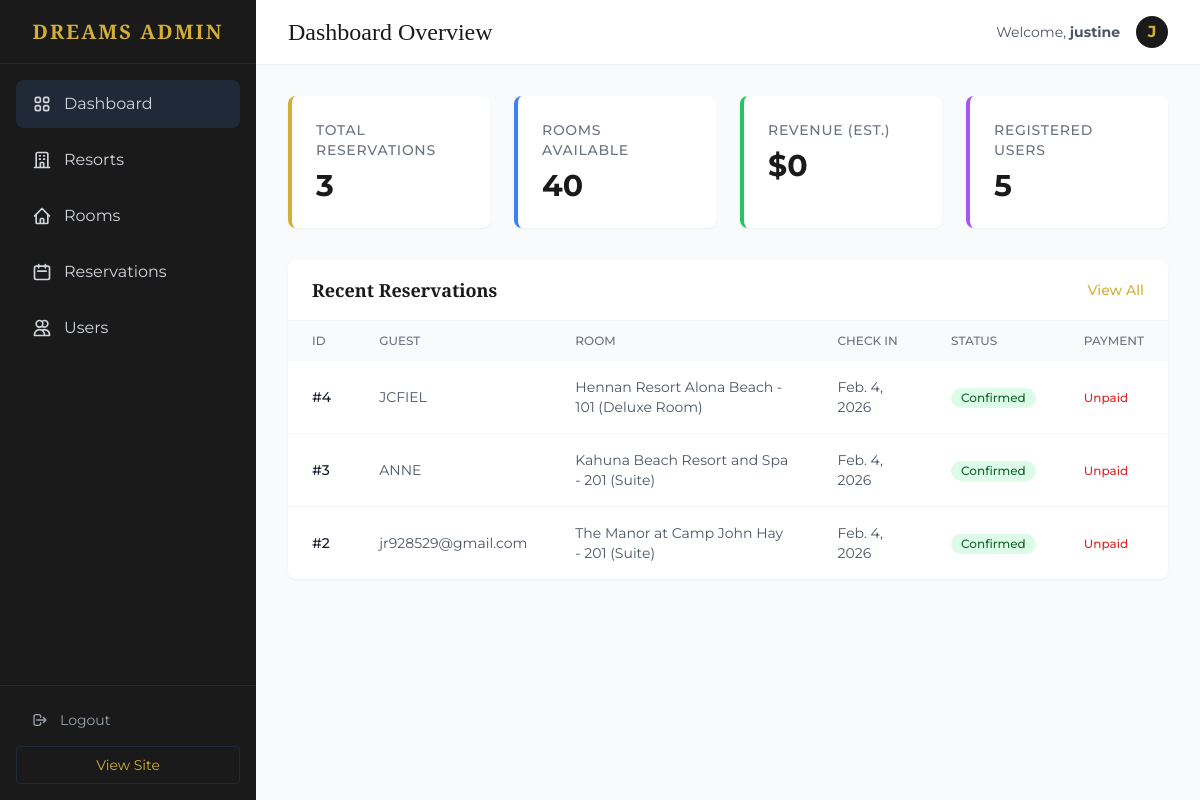
Before: /custom-admin/ (signed in) with the older database file.
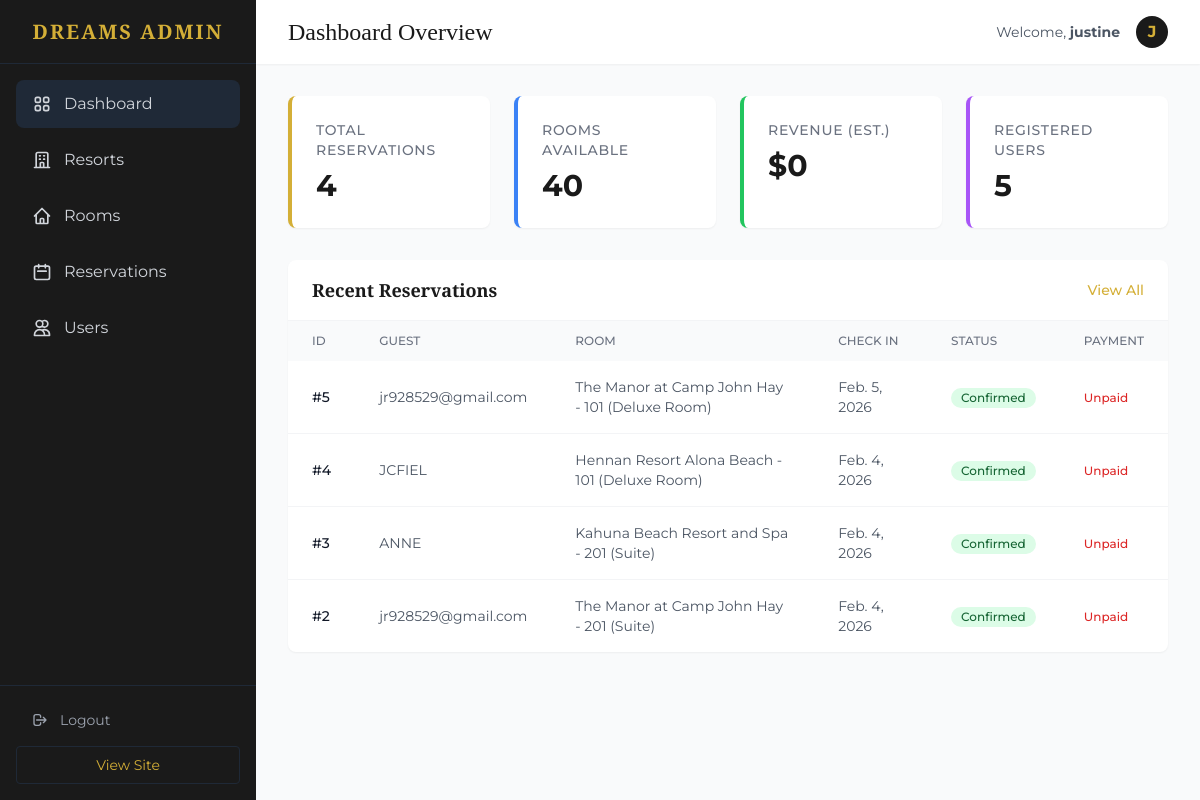
After: the same page with the newer database file.
### core/models.py (models this page shows, shortened)
class Reservation(models.Model):
    STATUS_CHOICES = [
        ('P', 'Pending'),
        ('C', 'Confirmed'),
        ('X', 'Cancelled'),
        ('D', 'Completed'),
    ]
    PAYMENT_STATUS_CHOICES = [
        ('Paid', 'Paid'),
        ('Unpaid', 'Unpaid'),
    ]
    user = models.ForeignKey(User, on_delete=models.CASCADE, related_name='reservations')
    room = models.ForeignKey(Room, on_delete=models.CASCADE, related_name='reservations')
    check_in = models.DateField()
    check_out = models.DateField()
    status = models.CharField(max_length=1, choices=STATUS_CHOICES, default='P')
    payment_status = models.CharField(max_length=10, choices=PAYMENT_STATUS_CHOICES, default='Unpaid')
    created_at = models.DateTimeField(auto_now_add=True)

class Room(models.Model):
    STATUS_CHOICES = [
        ('A', 'Available'),
        ('M', 'Maintenance'),
    ]
    resort = models.ForeignKey(Resort, on_delete=models.CASCADE, related_name='rooms')
    room_type = models.ForeignKey(RoomType, on_delete=models.CASCADE, related_name='rooms')
    number = models.CharField(max_length=50)
    status = models.CharField(max_length=1, choices=STATUS_CHOICES, default='A')
    def __str__(self):
        return f"{self.resort.name} - {self.number} ({self.room_type.name})"

class Resort(models.Model):
    CATEGORY_CHOICES = [
        ('Resort', 'Resort'),
        ('Hotel', 'Hotel'),
    ]
    name = models.CharField(max_length=200)
    category = models.CharField(max_length=10, choices=CATEGORY_CHOICES, default='Resort')
    location = models.CharField(max_length=200)
    description = models.TextField()
    image_url = models.URLField(default="https://images.unsplash.com/photo-1566073771259-6a8506099945?fit=crop&w=800&q=80", help_text="URL of the resort image")

class RoomType(models.Model):
    name = models.CharField(max_length=100)
    description = models.TextField()
    capacity = models.IntegerField(help_text="Number of guests")
    price = models.DecimalField(max_digits=10, decimal_places=2)

### core/views_admin.py (the view)
# urls.py: path('custom-admin/', views_admin.admin_dashboard, name='admin_dashboard'),
@user_passes_test(is_admin, login_url='login')
def admin_dashboard(request):
    total_reservations = Reservation.objects.count()
    available_rooms = Room.objects.filter(status='A').count()
    total_users = User.objects.count()
    total_revenue = 0
    recent_reservations = Reservation.objects.all().order_by('-created_at')[:5]
    context = {
        'total_reservations': total_reservations,
        'available_rooms': available_rooms,
        'total_users': total_users,
        'total_revenue': total_revenue, # Placeholder
        'recent_reservations': recent_reservations,
    }
    return render(request, 'core/admin/dashboard.html', context)

### core/views_admin.py (called while the page is built)
def is_admin(user):
    return user.is_authenticated and (user.is_staff or user.is_superuser)

### core/templates/core/admin/dashboard.html (shortened to what this page needs)
{% extends 'core/admin/base_admin.html' %}
{% block header_title %}Dashboard Overview{% endblock %}
{% block content %}
<div class="grid grid-cols-1 md:grid-cols-2 lg:grid-cols-4 gap-6 mb-8">
    <div class="bg-white p-6 rounded-lg shadow-sm border-l-4 border-accent">
        <h3 class="text-gray-500 text-sm font-medium uppercase tracking-wider">Total Reservations</h3>
        <p class="text-3xl font-bold text-primary mt-2">{{ total_reservations }}</p>
    </div>
    <div class="bg-white p-6 rounded-lg shadow-sm border-l-4 border-blue-500">
        <h3 class="text-gray-500 text-sm font-medium uppercase tracking-wider">Rooms Available</h3>
        <p class="text-3xl font-bold text-primary mt-2">{{ available_rooms }}</p>
    </div>
    <div class="bg-white p-6 rounded-lg shadow-sm border-l-4 border-green-500">
        <h3 class="text-gray-500 text-sm font-medium uppercase tracking-wider">Revenue (Est.)</h3>
        <p class="text-3xl font-bold text-primary mt-2">${{ total_revenue }}</p>
    </div>
    <div class="bg-white p-6 rounded-lg shadow-sm border-l-4 border-purple-500">
        <h3 class="text-gray-500 text-sm font-medium uppercase tracking-wider">Registered Users</h3>
        <p class="text-3xl font-bold text-primary mt-2">{{ total_users }}</p>
    </div>
</div>
<div class="bg-white rounded-lg shadow-sm overflow-hidden">
    <div class="px-6 py-4 border-b border-gray-100 flex justify-between items-center">
        <h3 class="text-lg font-serif font-bold text-primary">Recent Reservations</h3>
        <a href="{% url 'admin_reservation_list' %}"
            class="text-sm text-accent hover:text-accent-hover font-medium">View All</a>
    </div>
    <div class="overflow-x-auto">
        <table class="w-full text-left">
            <thead class="bg-gray-50 text-gray-500 text-xs uppercase">
                <tr>
                    <th class="px-6 py-3 font-medium">ID</th>
                    <th class="px-6 py-3 font-medium">Guest</th>
                    <th class="px-6 py-3 font-medium">Room</th>
                    <th class="px-6 py-3 font-medium">Check In</th>
                    <th class="px-6 py-3 font-medium">Status</th>
                    <th class="px-6 py-3 font-medium">Payment</th>
                </tr>
            </thead>
            <tbody class="divide-y divide-gray-100">
                {% for res in recent_reservations %}
                <tr class="hover:bg-gray-50 transition-colors">
                    <td class="px-6 py-4 text-sm font-medium text-gray-900">#{{ res.id }}</td>
                    <td class="px-6 py-4 text-sm text-gray-600">{{ res.user.username }}</td>
                    <td class="px-6 py-4 text-sm text-gray-600">{{ res.room }}</td>
                    <td class="px-6 py-4 text-sm text-gray-600">{{ res.check_in }}</td>
                    <td class="px-6 py-4">
                        <span class="inline-flex items-center px-2.5 py-0.5 rounded-full text-xs font-medium
                        {% if res.status == 'C' %}bg-green-100 text-green-800
                        {% elif res.status == 'P' %}bg-yellow-100 text-yellow-800
                        {% elif res.status == 'X' %}bg-red-100 text-red-800
                        {% else %}bg-gray-100 text-gray-800{% endif %}">
                            {{ res.get_status_display }}
                        </span>
                    </td>
                    <td class="px-6 py-4">
                        <span class="text-xs font-medium
                        {% if res.payment_status == 'Paid' %}text-green-600{% else %}text-red-600{% endif %}">
                            {{ res.payment_status }}
                        </span>
                    </td>
                </tr>
                {% empty %}
                <tr>
                    <td colspan="6" class="px-6 py-8 text-center text-gray-500">No reservations found.</td>
                </tr>
                {% endfor %}
            </tbody>
        </table>
    </div>
</div>
{% endblock %}

### core/templates/core/admin/base_admin.html (shortened to what this page needs)
<!DOCTYPE html>
<html lang="en">
<head>
    <script src="https://cdn.tailwindcss.com"></script>
</head>
<body class="bg-gray-100 font-sans text-primary flex h-screen overflow-hidden">
    <aside class="w-64 bg-primary text-white flex flex-col shadow-lg">
        <div class="h-16 flex items-center justify-center border-b border-gray-800">
            <a href="{% url 'admin_dashboard' %}" class="text-xl font-serif font-bold tracking-widest text-accent">
                DREAMS ADMIN
            </a>
        </div>
        <nav class="flex-1 overflow-y-auto py-4">
            <ul class="space-y-2 px-4">
                <li>
                    <a href="{% url 'admin_dashboard' %}"
                        class="flex items-center px-4 py-3 text-gray-300 hover:bg-gray-800 hover:text-accent rounded-lg transition-colors {% if request.resolver_match.url_name == 'admin_dashboard' %}bg-gray-800 text-accent{% endif %}">
                        Dashboard
                    </a>
                </li>
                <li>
                    <a href="{% url 'admin_resort_list' %}"
                        class="flex items-center px-4 py-3 text-gray-300 hover:bg-gray-800 hover:text-accent rounded-lg transition-colors {% if 'resort' in request.resolver_match.url_name %}bg-gray-800 text-accent{% endif %}">
                        <svg class="w-5 h-5 mr-3" fill="none" stroke="currentColor" viewBox="0 0 24 24">
                            <path stroke-linecap="round" stroke-linejoin="round" stroke-width="2"
                                d="M19 21V5a2 2 0 00-2-2H7a2 2 0 00-2 2v16m14 0h2m-2 0h-5m-9 0H3m2 0h5M9 7h1m-1 4h1m4-4h1m-1 4h1m-5 10v-5a1 1 0 011-1h2a1 1 0 011 1v5m-4 0h4">
                            </path>
                        </svg>
                        Resorts
                    </a>
                </li>
                <li>
                    <a href="{% url 'admin_room_list' %}"
                        class="flex items-center px-4 py-3 text-gray-300 hover:bg-gray-800 hover:text-accent rounded-lg transition-colors {% if 'room' in request.resolver_match.url_name %}bg-gray-800 text-accent{% endif %}">
                        <svg class="w-5 h-5 mr-3" fill="none" stroke="currentColor" viewBox="0 0 24 24">
                            <path stroke-linecap="round" stroke-linejoin="round" stroke-width="2"
                                d="M3 12l2-2m0 0l7-7 7 7M5 10v10a1 1 0 001 1h3m10-11l2 2m-2-2v10a1 1 0 01-1 1h-3m-6 0a1 1 0 001-1v-4a1 1 0 011-1h2a1 1 0 011 1v4a1 1 0 001 1m-6 0h6">
                            </path>
                        </svg>
                        Rooms
                    </a>
                </li>
                <li>
                    <a href="{% url 'admin_reservation_list' %}"
                        class="flex items-center px-4 py-3 text-gray-300 hover:bg-gray-800 hover:text-accent rounded-lg transition-colors {% if 'reservation' in request.resolver_match.url_name %}bg-gray-800 text-accent{% endif %}">
                        <svg class="w-5 h-5 mr-3" fill="none" stroke="currentColor" viewBox="0 0 24 24">
                            <path stroke-linecap="round" stroke-linejoin="round" stroke-width="2"
                                d="M8 7V3m8 4V3m-9 8h10M5 21h14a2 2 0 002-2V7a2 2 0 00-2-2H5a2 2 0 00-2 2v12a2 2 0 002 2z">
                            </path>
                        </svg>
                        Reservations
                    </a>
                </li>
                <li>
                    <a href="{% url 'admin_user_list' %}"
                        class="flex items-center px-4 py-3 text-gray-300 hover:bg-gray-800 hover:text-accent rounded-lg transition-colors {% if 'user' in request.resolver_match.url_name %}bg-gray-800 text-accent{% endif %}">
                        <svg class="w-5 h-5 mr-3" fill="none" stroke="currentColor" viewBox="0 0 24 24">
                            <path stroke-linecap="round" stroke-linejoin="round" stroke-width="2"
                                d="M12 4.354a4 4 0 110 5.292M15 21H3v-1a6 6 0 0112 0v1zm0 0h6v-1a6 6 0 00-9-5.197M13 7a4 4 0 11-8 0 4 4 0 018 0z">
                            </path>
                        </svg>
                        Users
                    </a>
                </li>
            </ul>
        </nav>
        <div class="p-4 border-t border-gray-800">
            <form action="{% url 'logout' %}" method="post">
                <button type="submit"
                    class="flex items-center w-full px-4 py-2 text-sm text-gray-400 hover:text-white hover:bg-gray-800 rounded transition-colors">
                    <svg class="w-4 h-4 mr-3" fill="none" stroke="currentColor" viewBox="0 0 24 24">
                        <path stroke-linecap="round" stroke-linejoin="round" stroke-width="2"
                            d="M17 16l4-4m0 0l-4-4m4 4H7m6 4v1a3 3 0 01-3 3H6a3 3 0 01-3-3V7a3 3 0 013-3h4a3 3 0 013 3v1">
                        </path>
                    </svg>
                    Logout
                </button>
            </form>
            <a href="{% url 'home' %}"
                class="flex items-center w-full px-4 py-2 mt-2 text-sm text-accent hover:text-white rounded transition-colors justify-center border border-gray-800 hover:border-gray-600">
                View Site
            </a>
        </div>
    </aside>
    <main class="flex-1 flex flex-col overflow-hidden bg-gray-50">
        <header class="h-16 bg-white shadow-sm flex items-center justify-between px-8">
            <h2 class="text-2xl font-serif text-primary">{% block header_title %}Dashboard{% endblock %}</h2>
            <div class="flex items-center space-x-4">
                <span class="text-sm text-gray-600">Welcome, <strong>{{ user.username }}</strong></span>
                <div class="w-8 h-8 rounded-full bg-primary text-accent flex items-center justify-center font-bold">
                    {{ user.username|make_list|first|upper }}
                </div>
            </div>
        </header>
        <div class="flex-1 overflow-y-auto p-8">
            {% block content %}{% endblock %}
        </div>
    </main>
</body>
</html>

Changed rows visible on the page:
added Reservation: id "5", user.username "jr928529@gmail.com", room "The Manor at Camp John Hay - 101 (Deluxe Room)", check_in "Feb. 5, 2026", status "Confirmed", payment_status "Unpaid"
Other visible differences:
{{ total_reservations }}: "3" → "4"
